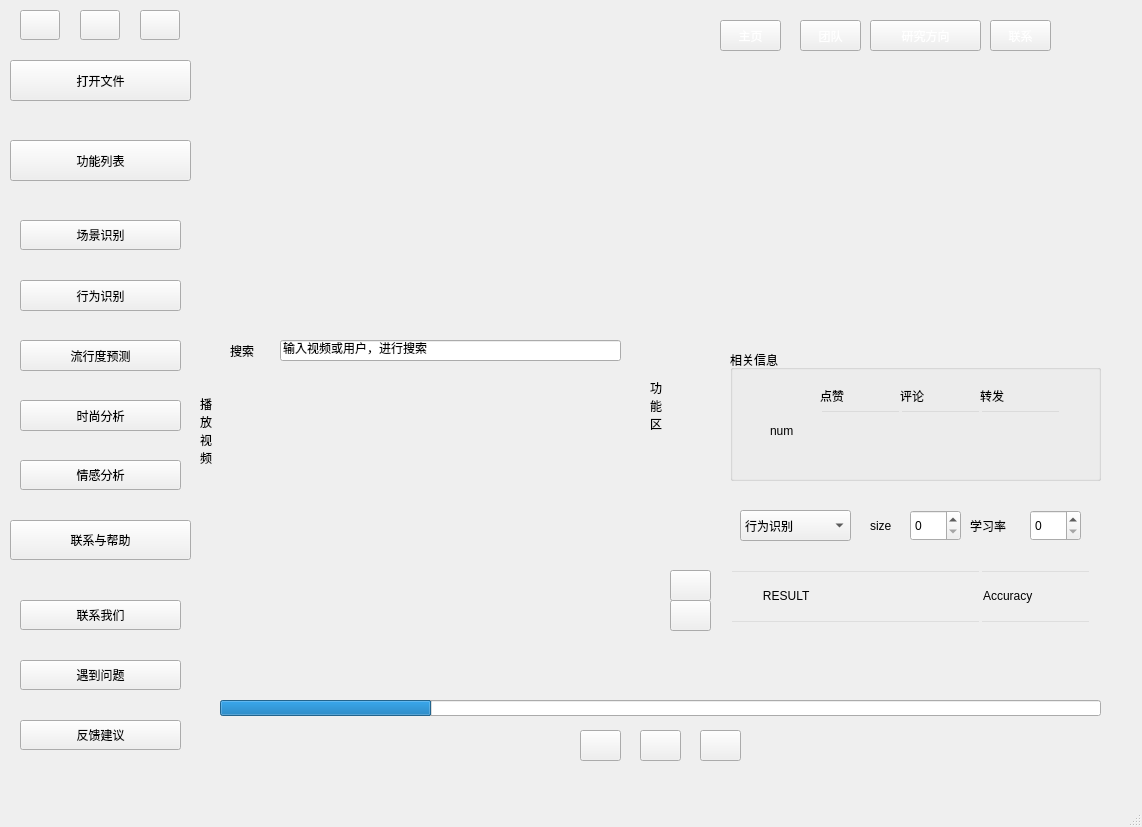
<?xml version="1.0" encoding="UTF-8"?>
<ui version="4.0">
 <class>MainWindow</class>
 <widget class="QMainWindow" name="MainWindow">
  <property name="geometry">
   <rect>
    <x>0</x>
    <y>0</y>
    <width>1142</width>
    <height>827</height>
   </rect>
  </property>
  <property name="sizePolicy">
   <sizepolicy hsizetype="Fixed" vsizetype="Fixed">
    <horstretch>0</horstretch>
    <verstretch>0</verstretch>
   </sizepolicy>
  </property>
  <property name="minimumSize">
   <size>
    <width>0</width>
    <height>0</height>
   </size>
  </property>
  <property name="windowTitle">
   <string>MainWindow</string>
  </property>
  <widget class="QWidget" name="centralwidget">
   <widget class="QWidget" name="widget" native="true">
    <property name="geometry">
     <rect>
      <x>0</x>
      <y>0</y>
      <width>201</width>
      <height>781</height>
     </rect>
    </property>
    <widget class="QPushButton" name="pushButton_29">
     <property name="geometry">
      <rect>
       <x>10</x>
       <y>520</y>
       <width>181</width>
       <height>40</height>
      </rect>
     </property>
     <property name="styleSheet">
      <string notr="true">font: 10pt &quot;黑体&quot;;</string>
     </property>
     <property name="text">
      <string>联系与帮助</string>
     </property>
    </widget>
    <widget class="QPushButton" name="pushButton_30">
     <property name="geometry">
      <rect>
       <x>140</x>
       <y>10</y>
       <width>40</width>
       <height>30</height>
      </rect>
     </property>
     <property name="text">
      <string/>
     </property>
    </widget>
    <widget class="QPushButton" name="pushButton_32">
     <property name="geometry">
      <rect>
       <x>20</x>
       <y>10</y>
       <width>40</width>
       <height>30</height>
      </rect>
     </property>
     <property name="text">
      <string/>
     </property>
    </widget>
    <widget class="QPushButton" name="pushButton_7">
     <property name="geometry">
      <rect>
       <x>20</x>
       <y>220</y>
       <width>161</width>
       <height>30</height>
      </rect>
     </property>
     <property name="text">
      <string>场景识别</string>
     </property>
    </widget>
    <widget class="QPushButton" name="pushButton_31">
     <property name="geometry">
      <rect>
       <x>80</x>
       <y>10</y>
       <width>40</width>
       <height>30</height>
      </rect>
     </property>
     <property name="text">
      <string/>
     </property>
    </widget>
    <widget class="QPushButton" name="pushButton_10">
     <property name="geometry">
      <rect>
       <x>20</x>
       <y>400</y>
       <width>161</width>
       <height>31</height>
      </rect>
     </property>
     <property name="text">
      <string>时尚分析</string>
     </property>
    </widget>
    <widget class="QPushButton" name="pushButton_25">
     <property name="geometry">
      <rect>
       <x>20</x>
       <y>460</y>
       <width>161</width>
       <height>30</height>
      </rect>
     </property>
     <property name="text">
      <string>情感分析</string>
     </property>
    </widget>
    <widget class="QPushButton" name="pushButton_28">
     <property name="geometry">
      <rect>
       <x>20</x>
       <y>720</y>
       <width>161</width>
       <height>30</height>
      </rect>
     </property>
     <property name="text">
      <string>反馈建议</string>
     </property>
    </widget>
    <widget class="QPushButton" name="pushButton_27">
     <property name="geometry">
      <rect>
       <x>20</x>
       <y>660</y>
       <width>161</width>
       <height>30</height>
      </rect>
     </property>
     <property name="text">
      <string>遇到问题</string>
     </property>
    </widget>
    <widget class="QPushButton" name="pushButton_8">
     <property name="geometry">
      <rect>
       <x>20</x>
       <y>280</y>
       <width>161</width>
       <height>31</height>
      </rect>
     </property>
     <property name="text">
      <string>行为识别</string>
     </property>
    </widget>
    <widget class="QPushButton" name="pushButton_11">
     <property name="geometry">
      <rect>
       <x>10</x>
       <y>60</y>
       <width>181</width>
       <height>41</height>
      </rect>
     </property>
     <property name="styleSheet">
      <string notr="true">font: 10pt &quot;黑体&quot;;</string>
     </property>
     <property name="text">
      <string>打开文件</string>
     </property>
    </widget>
    <widget class="QPushButton" name="pushButton_9">
     <property name="geometry">
      <rect>
       <x>20</x>
       <y>340</y>
       <width>161</width>
       <height>31</height>
      </rect>
     </property>
     <property name="text">
      <string>流行度预测</string>
     </property>
    </widget>
    <widget class="QPushButton" name="pushButton_26">
     <property name="geometry">
      <rect>
       <x>20</x>
       <y>600</y>
       <width>161</width>
       <height>30</height>
      </rect>
     </property>
     <property name="text">
      <string>联系我们</string>
     </property>
    </widget>
    <widget class="QPushButton" name="pushButton_24">
     <property name="geometry">
      <rect>
       <x>10</x>
       <y>140</y>
       <width>181</width>
       <height>41</height>
      </rect>
     </property>
     <property name="styleSheet">
      <string notr="true">font: 10pt &quot;黑体&quot;;</string>
     </property>
     <property name="text">
      <string>功能列表</string>
     </property>
    </widget>
   </widget>
   <widget class="QWidget" name="widget_2" native="true">
    <property name="geometry">
     <rect>
      <x>200</x>
      <y>0</y>
      <width>951</width>
      <height>781</height>
     </rect>
    </property>
    <widget class="QLabel" name="label_4">
     <property name="geometry">
      <rect>
       <x>450</x>
       <y>350</y>
       <width>31</width>
       <height>111</height>
      </rect>
     </property>
     <property name="styleSheet">
      <string notr="true">font: 16pt &quot;黑体&quot;;</string>
     </property>
     <property name="text">
      <string>功
能
区</string>
     </property>
    </widget>
    <widget class="QPushButton" name="pushButton_19">
     <property name="geometry">
      <rect>
       <x>470</x>
       <y>600</y>
       <width>41</width>
       <height>31</height>
      </rect>
     </property>
     <property name="text">
      <string/>
     </property>
    </widget>
    <widget class="QWidget" name="widget_4" native="true">
     <property name="geometry">
      <rect>
       <x>40</x>
       <y>370</y>
       <width>381</width>
       <height>311</height>
      </rect>
     </property>
    </widget>
    <widget class="QLabel" name="label_3">
     <property name="geometry">
      <rect>
       <x>0</x>
       <y>360</y>
       <width>41</width>
       <height>141</height>
      </rect>
     </property>
     <property name="styleSheet">
      <string notr="true">font: 16pt &quot;黑体&quot;;</string>
     </property>
     <property name="text">
      <string>播
放
视
频</string>
     </property>
    </widget>
    <widget class="QLineEdit" name="lineEdit">
     <property name="geometry">
      <rect>
       <x>80</x>
       <y>340</y>
       <width>341</width>
       <height>21</height>
      </rect>
     </property>
     <property name="styleSheet">
      <string notr="true">font: 8pt &quot;MS Shell Dlg 2&quot;;</string>
     </property>
     <property name="text">
      <string>输入视频或用户，进行搜索</string>
     </property>
    </widget>
    <widget class="QWidget" name="widget_3" native="true">
     <property name="geometry">
      <rect>
       <x>470</x>
       <y>0</y>
       <width>471</width>
       <height>71</height>
      </rect>
     </property>
     <property name="styleSheet">
      <string notr="true">border-image: url(:/2/PIC/捕获.PNG);</string>
     </property>
     <widget class="QPushButton" name="pushButton_18">
      <property name="geometry">
       <rect>
        <x>50</x>
        <y>20</y>
        <width>61</width>
        <height>31</height>
       </rect>
      </property>
      <property name="styleSheet">
       <string notr="true">color: rgb(255, 255, 255);
font: 14pt &quot;MS Shell Dlg 2&quot;;</string>
      </property>
      <property name="text">
       <string>主页</string>
      </property>
     </widget>
     <widget class="QPushButton" name="pushButton_20">
      <property name="geometry">
       <rect>
        <x>130</x>
        <y>20</y>
        <width>61</width>
        <height>31</height>
       </rect>
      </property>
      <property name="styleSheet">
       <string notr="true">color: rgb(255, 255, 255);
font: 14pt &quot;MS Shell Dlg 2&quot;;</string>
      </property>
      <property name="text">
       <string>团队</string>
      </property>
     </widget>
     <widget class="QPushButton" name="pushButton_21">
      <property name="geometry">
       <rect>
        <x>200</x>
        <y>20</y>
        <width>111</width>
        <height>31</height>
       </rect>
      </property>
      <property name="styleSheet">
       <string notr="true">color: rgb(255, 255, 255);
font: 14pt &quot;MS Shell Dlg 2&quot;;</string>
      </property>
      <property name="text">
       <string>研究方向</string>
      </property>
     </widget>
     <widget class="QPushButton" name="pushButton_22">
      <property name="geometry">
       <rect>
        <x>320</x>
        <y>20</y>
        <width>61</width>
        <height>31</height>
       </rect>
      </property>
      <property name="styleSheet">
       <string notr="true">color: rgb(255, 255, 255);
font: 14pt &quot;MS Shell Dlg 2&quot;;</string>
      </property>
      <property name="text">
       <string>联系</string>
      </property>
     </widget>
    </widget>
    <widget class="QGroupBox" name="groupBox">
     <property name="geometry">
      <rect>
       <x>530</x>
       <y>350</y>
       <width>371</width>
       <height>131</height>
      </rect>
     </property>
     <property name="styleSheet">
      <string notr="true">font: 8pt &quot;MS Shell Dlg 2&quot;;</string>
     </property>
     <property name="title">
      <string>相关信息</string>
     </property>
     <widget class="QLineEdit" name="output_class_14">
      <property name="geometry">
       <rect>
        <x>90</x>
        <y>60</y>
        <width>81</width>
        <height>41</height>
       </rect>
      </property>
      <property name="styleSheet">
       <string notr="true">font: 10pt &quot;宋体&quot;;
background:transparent</string>
      </property>
      <property name="text">
       <string/>
      </property>
     </widget>
     <widget class="QLineEdit" name="output_class_15">
      <property name="geometry">
       <rect>
        <x>170</x>
        <y>60</y>
        <width>81</width>
        <height>41</height>
       </rect>
      </property>
      <property name="styleSheet">
       <string notr="true">font: 10pt &quot;宋体&quot;;
background:transparent</string>
      </property>
      <property name="text">
       <string/>
      </property>
     </widget>
     <widget class="QLineEdit" name="output_class_16">
      <property name="geometry">
       <rect>
        <x>250</x>
        <y>60</y>
        <width>81</width>
        <height>41</height>
       </rect>
      </property>
      <property name="styleSheet">
       <string notr="true">font: 10pt &quot;宋体&quot;;
background:transparent</string>
      </property>
      <property name="text">
       <string/>
      </property>
     </widget>
     <widget class="QLabel" name="label_8">
      <property name="geometry">
       <rect>
        <x>90</x>
        <y>30</y>
        <width>81</width>
        <height>31</height>
       </rect>
      </property>
      <property name="text">
       <string>点赞</string>
      </property>
     </widget>
     <widget class="QLabel" name="label_9">
      <property name="geometry">
       <rect>
        <x>170</x>
        <y>30</y>
        <width>81</width>
        <height>31</height>
       </rect>
      </property>
      <property name="text">
       <string>评论</string>
      </property>
     </widget>
     <widget class="QLabel" name="label_10">
      <property name="geometry">
       <rect>
        <x>250</x>
        <y>30</y>
        <width>81</width>
        <height>31</height>
       </rect>
      </property>
      <property name="text">
       <string>转发</string>
      </property>
     </widget>
     <widget class="QLabel" name="label_12">
      <property name="geometry">
       <rect>
        <x>40</x>
        <y>60</y>
        <width>51</width>
        <height>41</height>
       </rect>
      </property>
      <property name="styleSheet">
       <string notr="true">font: 12pt &quot;MS Shell Dlg 2&quot;;</string>
      </property>
      <property name="text">
       <string>num</string>
      </property>
     </widget>
    </widget>
    <widget class="QLineEdit" name="output_class_9">
     <property name="geometry">
      <rect>
       <x>530</x>
       <y>620</y>
       <width>251</width>
       <height>51</height>
      </rect>
     </property>
     <property name="styleSheet">
      <string notr="true">font: 10pt &quot;宋体&quot;;
background:transparent</string>
     </property>
     <property name="text">
      <string/>
     </property>
    </widget>
    <widget class="QPushButton" name="pushButton_23">
     <property name="geometry">
      <rect>
       <x>500</x>
       <y>730</y>
       <width>41</width>
       <height>31</height>
      </rect>
     </property>
     <property name="text">
      <string/>
     </property>
    </widget>
    <widget class="QSpinBox" name="spinBox_2">
     <property name="geometry">
      <rect>
       <x>830</x>
       <y>510</y>
       <width>51</width>
       <height>31</height>
      </rect>
     </property>
    </widget>
    <widget class="QLineEdit" name="lineEdit_4">
     <property name="geometry">
      <rect>
       <x>780</x>
       <y>570</y>
       <width>111</width>
       <height>51</height>
      </rect>
     </property>
     <property name="styleSheet">
      <string notr="true">background:transparent</string>
     </property>
     <property name="text">
      <string>Accuracy</string>
     </property>
    </widget>
    <widget class="QPushButton" name="pushButton_33">
     <property name="geometry">
      <rect>
       <x>380</x>
       <y>730</y>
       <width>41</width>
       <height>31</height>
      </rect>
     </property>
     <property name="text">
      <string/>
     </property>
    </widget>
    <widget class="QLabel" name="label">
     <property name="geometry">
      <rect>
       <x>30</x>
       <y>340</y>
       <width>81</width>
       <height>21</height>
      </rect>
     </property>
     <property name="text">
      <string>搜索</string>
     </property>
    </widget>
    <widget class="QLabel" name="label_13">
     <property name="geometry">
      <rect>
       <x>670</x>
       <y>510</y>
       <width>41</width>
       <height>31</height>
      </rect>
     </property>
     <property name="styleSheet">
      <string notr="true">font: 10pt &quot;MS Shell Dlg 2&quot;;</string>
     </property>
     <property name="text">
      <string>size</string>
     </property>
    </widget>
    <widget class="QPushButton" name="pushButton_34">
     <property name="geometry">
      <rect>
       <x>470</x>
       <y>570</y>
       <width>41</width>
       <height>31</height>
      </rect>
     </property>
     <property name="text">
      <string/>
     </property>
    </widget>
    <widget class="QProgressBar" name="progressBar">
     <property name="geometry">
      <rect>
       <x>20</x>
       <y>700</y>
       <width>881</width>
       <height>16</height>
      </rect>
     </property>
     <property name="value">
      <number>24</number>
     </property>
     <property name="textVisible">
      <bool>false</bool>
     </property>
    </widget>
    <widget class="QComboBox" name="comboBox">
     <property name="geometry">
      <rect>
       <x>540</x>
       <y>510</y>
       <width>111</width>
       <height>31</height>
      </rect>
     </property>
     <item>
      <property name="text">
       <string>行为识别</string>
      </property>
     </item>
     <item>
      <property name="text">
       <string>场景识别</string>
      </property>
     </item>
     <item>
      <property name="text">
       <string>流行度预测</string>
      </property>
     </item>
     <item>
      <property name="text">
       <string>时尚分析</string>
      </property>
     </item>
     <item>
      <property name="text">
       <string>情感分析</string>
      </property>
     </item>
    </widget>
    <widget class="QLabel" name="label_14">
     <property name="geometry">
      <rect>
       <x>770</x>
       <y>510</y>
       <width>51</width>
       <height>31</height>
      </rect>
     </property>
     <property name="styleSheet">
      <string notr="true">font: 10pt &quot;MS Shell Dlg 2&quot;;</string>
     </property>
     <property name="text">
      <string>学习率</string>
     </property>
    </widget>
    <widget class="QLabel" name="label_2">
     <property name="geometry">
      <rect>
       <x>0</x>
       <y>0</y>
       <width>471</width>
       <height>71</height>
      </rect>
     </property>
     <property name="styleSheet">
      <string notr="true">border-image: url(:/2/PIC/logo.afc8309.jpg);
background-image: url(:/2/PIC/1.PNG);
</string>
     </property>
     <property name="text">
      <string/>
     </property>
    </widget>
    <widget class="QLineEdit" name="output_class_10">
     <property name="geometry">
      <rect>
       <x>780</x>
       <y>620</y>
       <width>111</width>
       <height>51</height>
      </rect>
     </property>
     <property name="styleSheet">
      <string notr="true">font: 10pt &quot;宋体&quot;;
background:transparent</string>
     </property>
     <property name="text">
      <string/>
     </property>
    </widget>
    <widget class="QLineEdit" name="lineEdit_2">
     <property name="geometry">
      <rect>
       <x>530</x>
       <y>570</y>
       <width>251</width>
       <height>51</height>
      </rect>
     </property>
     <property name="styleSheet">
      <string notr="true">background:transparent</string>
     </property>
     <property name="text">
      <string>         RESULT</string>
     </property>
    </widget>
    <widget class="QPushButton" name="pushButton_35">
     <property name="geometry">
      <rect>
       <x>440</x>
       <y>730</y>
       <width>41</width>
       <height>31</height>
      </rect>
     </property>
     <property name="text">
      <string/>
     </property>
    </widget>
    <widget class="QWidget" name="widget_5" native="true">
     <property name="geometry">
      <rect>
       <x>0</x>
       <y>70</y>
       <width>941</width>
       <height>261</height>
      </rect>
     </property>
     <property name="styleSheet">
      <string notr="true">border-image: url(:/2/PIC/banner1.27dc71e.jpg);</string>
     </property>
    </widget>
    <widget class="QSpinBox" name="spinBox">
     <property name="geometry">
      <rect>
       <x>710</x>
       <y>510</y>
       <width>51</width>
       <height>31</height>
      </rect>
     </property>
    </widget>
   </widget>
  </widget>
  <widget class="QMenuBar" name="menubar">
   <property name="geometry">
    <rect>
     <x>0</x>
     <y>0</y>
     <width>1142</width>
     <height>26</height>
    </rect>
   </property>
  </widget>
  <widget class="QStatusBar" name="statusbar"/>
 </widget>
 <resources>
  <include location="test.qrc"/>
 </resources>
 <connections/>
</ui>
